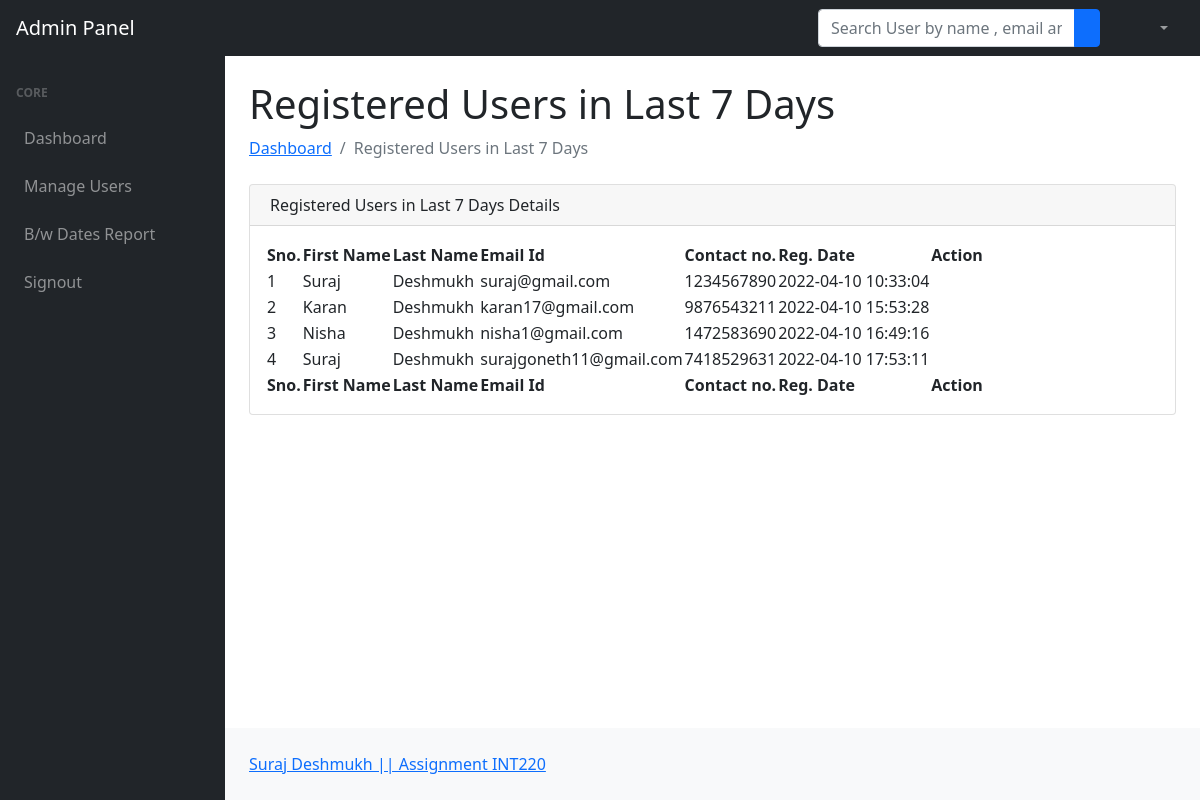
Screenshot of /admin/lastsevendays-reg-users.php (signed in) with the database file from the repository.
### tables this page shows
CREATE TABLE `users` (
  `id` int(11) NOT NULL,
  `fname` varchar(255) DEFAULT NULL,
  `lname` varchar(255) DEFAULT NULL,
  `email` varchar(255) DEFAULT NULL,
  `password` varchar(300) DEFAULT NULL,
  `contactno` varchar(11) DEFAULT NULL,
  `posting_date` timestamp NOT NULL DEFAULT current_timestamp()
);

### admin/lastsevendays-reg-users.php (the view, shortened to what this page needs)
<?php session_start();
include_once('../includes/config.php');
if (strlen($_SESSION['adminid']==0)) {
  header('location:logout.php');
  } else{
   ?>
<!DOCTYPE html>
<html lang="en">
    <head>
        <link href="../css/styles.css" rel="stylesheet" />
    </head>
    <body class="sb-nav-fixed">
      <?php include_once('includes/navbar.php');?>
        <div id="layoutSidenav">
         <?php include_once('includes/sidebar.php');?>
            <div id="layoutSidenav_content">
                <main>
                    <div class="container-fluid px-4">
                        <h1 class="mt-4">Registered Users in Last 7 Days </h1>
                        <ol class="breadcrumb mb-4">
                            <li class="breadcrumb-item"><a href="dashboard.php">Dashboard</a></li>
                            <li class="breadcrumb-item active">Registered Users in Last 7 Days </li>
                        </ol>
                        <div class="card mb-4">
                            <div class="card-header">
                          Registered Users in Last 7 Days  Details
                            </div>
                            <div class="card-body">
                                <table id="datatablesSimple">
                                    <thead>
                                        <tr>
                                             <th>Sno.</th>
                                  <th>First Name</th>
                                  <th> Last Name</th>
                                  <th> Email Id</th>
                                  <th>Contact no.</th>
                                  <th>Reg. Date</th>
                                  <th>Action</th>
                                        </tr>
                                    </thead>
                                    <tfoot>
                                        <tr>
                                             <th>Sno.</th>
                                  <th>First Name</th>
                                  <th> Last Name</th>
                                  <th> Email Id</th>
                                  <th>Contact no.</th>
                                  <th>Reg. Date</th>
                                  <th>Action</th>
                                        </tr>
                                    </tfoot>
                                    <tbody>
                                              <?php $ret=mysqli_query($con,"select * from users where date(posting_date)>=now() - INTERVAL 7 day");
                              $cnt=1;
                              while($row=mysqli_fetch_array($ret))
                              {?>
                              <tr>
                              <td><?php echo $cnt;?></td>
                                  <td><?php echo $row['fname'];?></td>
                                  <td><?php echo $row['lname'];?></td>
                                  <td><?php echo $row['email'];?></td>
                                  <td><?php echo $row['contactno'];?></td>  <td><?php echo $row['posting_date'];?></td>
                                  <td>
                                  </td>
                              </tr>
                              <?php $cnt=$cnt+1; }?>
                                    </tbody>
                                </table>
                            </div>
                        </div>
                    </div>
                </main>
  <?php include('../includes/footer.php');?>
            </div>
    </body>
</html>
<?php } ?>

### admin/includes/navbar.php (shortened to what this page needs)
<nav class="sb-topnav navbar navbar-expand navbar-dark bg-dark">
          <a class="navbar-brand ps-3" href="dashboard.php">Admin Panel</a>
          <button class="btn btn-link btn-sm order-1 order-lg-0 me-4 me-lg-0" id="sidebarToggle" href="#!"><i class="fas fa-bars"></i></button>
          <form class="d-none d-md-inline-block form-inline ms-auto me-0 me-md-3 my-2 my-md-0">
              <div class="input-group">
              </div>
          </form>
           <form class="d-none d-md-inline-block form-inline ms-auto me-0 me-md-5 my-5 my-md-0" method="post" action="search-result.php">
              <div class="input-group">
                  <input class="form-control" type="text" placeholder="Search User by name , email and contact number" title="Search User by name , email and contact number" aria-describedby="btnNavbarSearch" name="searchkey" />
                  <button class="btn btn-primary" id="btnNavbarSearch" type="submit" ><i class="fas fa-search"></i></button>
              </div>
          </form>
          <ul class="navbar-nav ms-auto ms-md-0 me-3 me-lg-4">
              <li class="nav-item dropdown">
                  <a class="nav-link dropdown-toggle" id="navbarDropdown" href="#" role="button" data-bs-toggle="dropdown" aria-expanded="false"><i class="fas fa-user fa-fw"></i></a>
              </li>
          </ul>
      </nav>

### admin/includes/sidebar.php (shortened to what this page needs)
 <div id="layoutSidenav_nav">
               <nav class="sb-sidenav accordion sb-sidenav-dark" id="sidenavAccordion">
                   <div class="sb-sidenav-menu">
                       <div class="nav">
                           <div class="sb-sidenav-menu-heading">Core</div>
                           <a class="nav-link" href="dashboard.php">
                               Dashboard
                           </a>
                           <a class="nav-link" href="manage-users.php">
                               Manage Users
                           </a>
<a class="nav-link" href="bwdates-report-ds.php">
                               B/w Dates Report
                           </a>
                           <a class="nav-link" href="logout.php">
                               Signout
                           </a>
                       </div>
                   </div>
               </nav>
           </div>

### includes/footer.php (shortened to what this page needs)
<div id="layoutAuthentication_footer">
             <footer class="py-4 bg-light mt-auto">
                 <div class="container-fluid px-4">
                         <div>
                             <a href="https://www.google.com" target="_blank">Suraj Deshmukh || Assignment INT220</a>
                         </div>
                     </div>
                 </div>
         </div>

### rows the page displays
users: fname "Suraj", lname "Deshmukh", email "suraj@gmail.com", contactno "1234567890", posting_date "2022-04-10 10:33:04"
users: fname "Karan", lname "Deshmukh", email "karan17@gmail.com", contactno "9876543211", posting_date "2022-04-10 15:53:28"
users: fname "Nisha", lname "Deshmukh", email "nisha1@gmail.com", contactno "1472583690", posting_date "2022-04-10 16:49:16"
users: fname "Suraj", lname "Deshmukh", email "surajgoneth11@gmail.com", contactno "7418529631", posting_date "2022-04-10 17:53:11"
